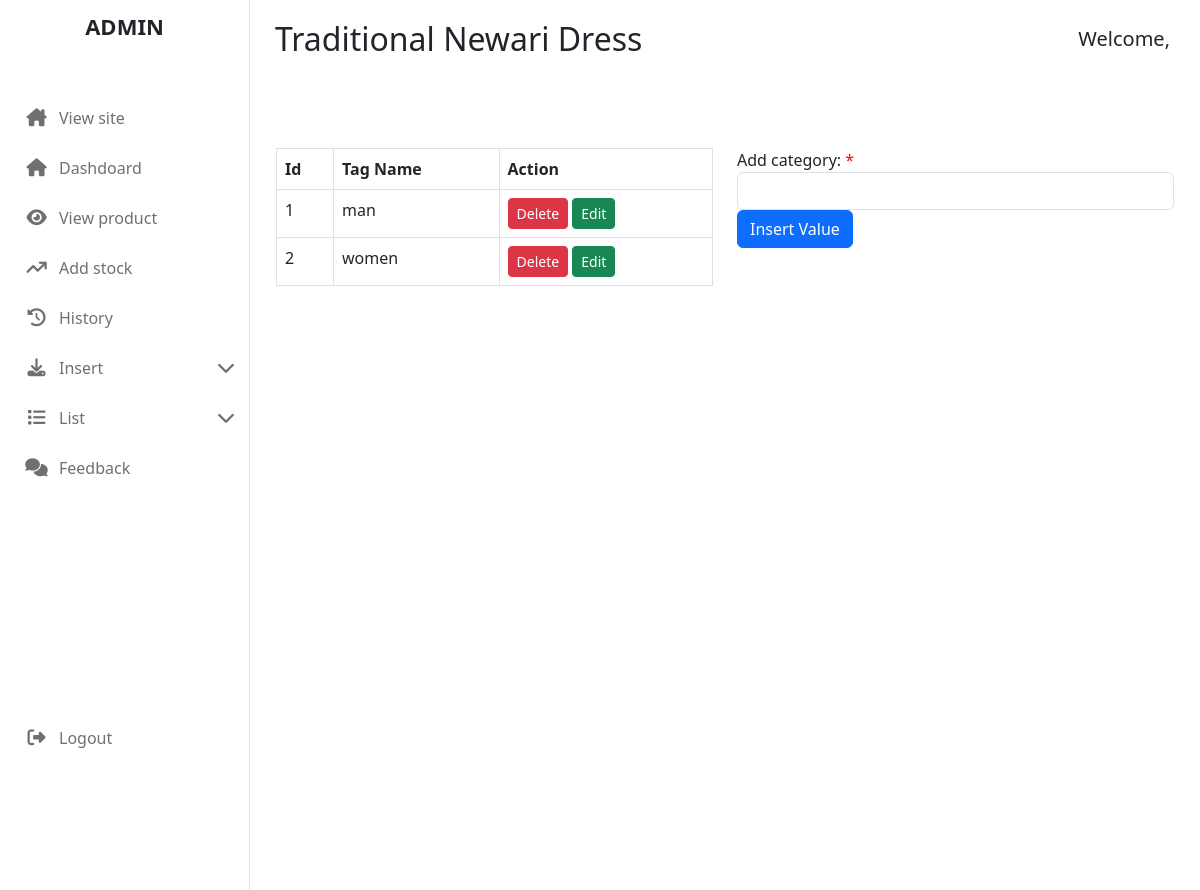
Page /admin_area/index.php?insert_categories (signed in) on the committed database.
### tables this page shows
CREATE TABLE `categories` (
  `id` int(11) NOT NULL,
  `category_name` varchar(100) DEFAULT NULL
);

### admin_area/insert_categories.php (the view, shortened to what this page needs)
<?php
include ('../include/connect_database.php');
?>
<div class="row pt-5">
    <div class="col-6">
        <div>
            <table class="table table-bordered">
                <thead>
                    <th>Id</th>
                    <th>Tag Name</th>
                    <th>Action</th>
                </thead>
                <tbody>
                    <?php
                    $select = "SELECT * FROM  `categories`";
                    $result = mysqli_query($conn, $select);
                    while ($data = mysqli_fetch_array($result)) { ?>
                        <tr>
                            <td><?= $data["id"] ?></td>
                            <td><?= $data["category_name"] ?></td>
                            <td>
                                <form action="" method="post">
                                    <button type="submit" name="delete_category" class="btn btn-danger btn-sm"
                                        onclick="return confirm('Are you sure you want to delete this category?')">Delete</button>
                                    <a class="text-white text-decoration-none btn btn-success btn-sm"
                                        href="index.php?edit_categories=<?php echo $data["id"] ?>">Edit</a>
                                </form>
                            </td>
                        </tr>
                    <?php } ?>
                </tbody>
            </table>
        </div>
    </div>
    <div class="col-6">
        <div>
            <form action="" method="post">
                <div class="form-group">
                    <label for="category">Add category: <span class="required">*</span></label>
                    <input type="text" name="category" class="form-control">
                </div>
                <input type="submit" value="Insert Value" class="btn btn-primary" name="insert_category">
            </form>
        </div>
    </div>
</div>

### admin_area/style.css (style rules this page uses)
:root { --primary-color: #303233; --secondary-color: #F8F8F8; --third-color: #fcca03; --default-transition: all 0.3s linear; }
.form-group { position: relative; }
.required { color: red; }

### rows in the picture
categories: id "1", category_name "man"
categories: id "2", category_name "women"
